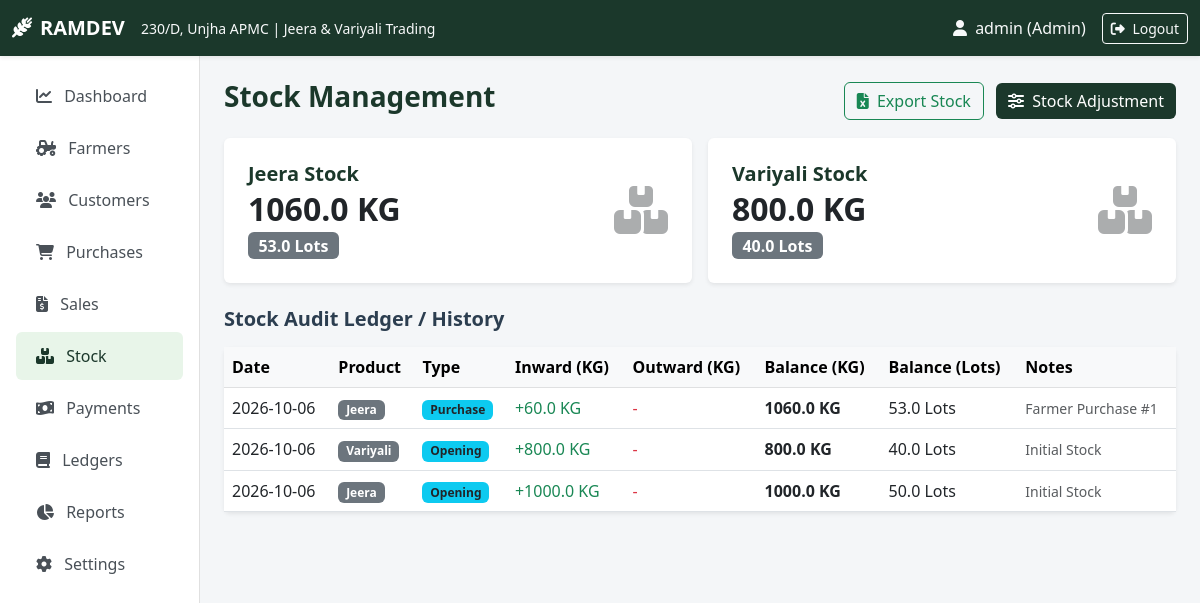
/stock (signed in), run on the app's committed database.
### tables this page shows
CREATE TABLE settings (
            key TEXT PRIMARY KEY,
            value TEXT NOT NULL
        );

CREATE TABLE products (
            id INTEGER PRIMARY KEY AUTOINCREMENT,
            name TEXT UNIQUE NOT NULL,
            stock_kg REAL DEFAULT 0.0,
            opening_stock_kg REAL DEFAULT 0.0
        );

CREATE TABLE stock_transactions (
            id INTEGER PRIMARY KEY AUTOINCREMENT,
            date TEXT NOT NULL,
            product_id INTEGER NOT NULL,
            type TEXT NOT NULL, -- 'Opening', 'Purchase', 'Sale', 'Adjustment'
            ref_id INTEGER,
            inward_kg REAL DEFAULT 0,
            outward_kg REAL DEFAULT 0,
            balance_kg REAL NOT NULL,
            notes TEXT,
            FOREIGN KEY (product_id) REFERENCES products(id)
        );

### app.py (the view, shortened to what this page needs)
@app.route('/stock', methods=['GET', 'POST'])
@login_required
def stock():
    conn = get_db_connection()
    lot_w = get_lot_weight()
    products = conn.execute("SELECT * FROM products").fetchall()
    transactions = conn.execute("""
        SELECT st.*, pr.name as product_name
        FROM stock_transactions st
        JOIN products pr ON st.product_id = pr.id
        ORDER BY st.id DESC LIMIT 100
    """).fetchall()
    conn.close()
    return render_template('stock.html', products=products, transactions=transactions, lot_w=lot_w)

### app.py (called while the page is built)
@app.context_processor
def inject_global_vars():
    business_info = {
        'name': get_setting('business_name', 'RAMDEV'),
        'shop_no': get_setting('shop_no', '230/D'),
        'market': get_setting('market', 'Unjha APMC'),
        'type': get_setting('business_type', 'Jeera & Variyali Trading'),
        'location': get_setting('location', 'Unjha APMC, Gujarat, India'),
        'mobile': get_setting('mobile', ''),
        'email': get_setting('email', ''),
        'gst_no': get_setting('gst_no', ''),
        'lot_weight': get_lot_weight()
    }
    return dict(biz=business_info)

def login_required(f):
    @wraps(f)
    def decorated_function(*args, **kwargs):
        if 'user_id' not in session:
            flash("Please log in to access this page.", "warning")
            return redirect(url_for('login'))
        return f(*args, **kwargs)
    return decorated_function

### database.py (called while the page is built)
def get_db_connection():
    conn = sqlite3.connect(DB_NAME)
    conn.row_factory = sqlite3.Row
    return conn

def get_setting(key, default=""):
    conn = get_db_connection()
    res = conn.execute("SELECT value FROM settings WHERE key = ?", (key,)).fetchone()
    conn.close()
    return res['value'] if res else default

def get_lot_weight():
    try:
        return float(get_setting('lot_weight_kg', '20'))
    except ValueError:
        return 20.0

### templates/stock.html (shortened to what this page needs)
{% extends "base.html" %}
{% block content %}
<div class="d-flex justify-content-between align-items-center mb-3">
    <h3 class="fw-bold text-mandi">Stock Management</h3>
    <div>
        <a href="{{ url_for('export_excel', type_name='stock') }}" class="btn btn-outline-success me-2"><i class="fa-solid fa-file-excel me-1"></i> Export Stock</a>
        {% if session.role == 'Admin' %}
        <button class="btn btn-mandi" data-bs-toggle="modal" data-bs-target="#adjStockModal"><i class="fa-solid fa-sliders me-1"></i> Stock Adjustment</button>
        {% endif %}
    </div>
</div>
<div class="row g-3 mb-4">
    {% for p in products %}
    <div class="col-md-6">
        <div class="card border-0 shadow-sm p-4">
            <div class="d-flex justify-content-between align-items-center">
                <div>
                    <h5 class="fw-bold text-mandi mb-1">{{ p.name }} Stock</h5>
                    <h2 class="fw-bold mb-0">{{ p.stock_kg }} KG</h2>
                    <span class="badge bg-secondary fs-6 mt-1">{{ "%.1f"|format(p.stock_kg / lot_w) }} Lots</span>
                </div>
                <i class="fa-solid fa-boxes-stacked fa-3x text-muted opacity-50"></i>
            </div>
        </div>
    </div>
    {% endfor %}
</div>
<h5 class="fw-bold mb-3">Stock Audit Ledger / History</h5>
<div class="card border-0 shadow-sm">
    <div class="card-body p-0">
        <div class="table-responsive">
            <table class="table table-hover align-middle mb-0">
                <thead class="table-light">
                    <tr><th>Date</th><th>Product</th><th>Type</th><th>Inward (KG)</th><th>Outward (KG)</th><th>Balance (KG)</th><th>Balance (Lots)</th><th>Notes</th></tr>
                </thead>
                <tbody>
                    {% for t in transactions %}
                    <tr>
                        <td>{{ t.date }}</td>
                        <td><span class="badge bg-secondary">{{ t.product_name }}</span></td>
                        <td><span class="badge bg-info text-dark">{{ t.type }}</span></td>
                        <td class="text-success">{% if t.inward_kg > 0 %}+{{ t.inward_kg }} KG{% else %}-{% endif %}</td>
                        <td class="text-danger">{% if t.outward_kg > 0 %}-{{ t.outward_kg }} KG{% else %}-{% endif %}</td>
                        <td class="fw-bold">{{ t.balance_kg }} KG</td>
                        <td>{{ "%.1f"|format(t.balance_kg / lot_w) }} Lots</td>
                        <td><small class="text-muted">{{ t.notes or '-' }}</small></td>
                    </tr>
                    {% else %}
                    <tr><td colspan="8" class="text-center text-muted py-3">No stock transactions found.</td></tr>
                    {% endfor %}
                </tbody>
            </table>
        </div>
    </div>
</div>
{% endblock %}

### templates/base.html (shortened to what this page needs)
<!DOCTYPE html>
<html lang="en">
<head>
    <link href="https://cdn.jsdelivr.net/npm/bootstrap@5.3.0/dist/css/bootstrap.min.css" rel="stylesheet">
    <link rel="stylesheet" href="https://cdnjs.cloudflare.com/ajax/libs/font-awesome/6.4.0/css/all.min.css">
    <link rel="stylesheet" href="{{ url_for('static', filename='style.css') }}">
</head>
<body>
    <nav class="navbar navbar-expand-lg navbar-dark bg-mandi sticky-top shadow-sm no-print">
        <div class="container-fluid">
            <a class="navbar-brand fw-bold" href="{{ url_for('dashboard') }}">
                <i class="fa-solid fa-wheat-awn me-2"></i>{{ biz.name }}
            </a>
            <span class="navbar-text text-light d-none d-md-inline me-auto">
                <small>{{ biz.shop_no }}, {{ biz.market }} | {{ biz.type }}</small>
            </span>
            <div class="d-flex align-items-center">
                {% if session.get('user_id') %}
                <span class="text-light me-3"><i class="fa-solid fa-user me-1"></i> {{ session.username }} ({{ session.role }})</span>
                <a href="{{ url_for('logout') }}" class="btn btn-outline-light btn-sm"><i class="fa-solid fa-right-from-bracket me-1"></i> Logout</a>
                {% endif %}
            </div>
        </div>
    </nav>
    <div class="container-fluid">
        <div class="row">
            {% if session.get('user_id') %}
            <nav class="col-md-3 col-lg-2 d-md-block sidebar collapse p-3 no-print">
                <div class="position-sticky">
                    <ul class="nav flex-column">
                        <li class="nav-item"><a class="nav-link {% if request.endpoint == 'dashboard' %}active{% endif %}" href="{{ url_for('dashboard') }}"><i class="fa-solid fa-chart-line me-2"></i> Dashboard</a></li>
                        <li class="nav-item"><a class="nav-link {% if request.endpoint in ['farmers', 'farmer_details'] %}active{% endif %}" href="{{ url_for('farmers') }}"><i class="fa-solid fa-tractor me-2"></i> Farmers</a></li>
                        <li class="nav-item"><a class="nav-link {% if request.endpoint in ['customers', 'customer_details'] %}active{% endif %}" href="{{ url_for('customers') }}"><i class="fa-solid fa-users me-2"></i> Customers</a></li>
                        <li class="nav-item"><a class="nav-link " href="{{ url_for('purchases') }}"><i class="fa-solid fa-cart-shopping me-2"></i> Purchases</a></li>
                        <li class="nav-item"><a class="nav-link " href="{{ url_for('sales') }}"><i class="fa-solid fa-file-invoice-dollar me-2"></i> Sales</a></li>
                        <li class="nav-item"><a class="nav-link {% if request.endpoint == 'stock' %}active{% endif %}" href="{{ url_for('stock') }}"><i class="fa-solid fa-boxes-stacked me-2"></i> Stock</a></li>
                        <li class="nav-item"><a class="nav-link {% if request.endpoint == 'payments' %}active{% endif %}" href="{{ url_for('payments') }}"><i class="fa-solid fa-money-bill-wave me-2"></i> Payments</a></li>
                        <li class="nav-item"><a class="nav-link {% if request.endpoint == 'ledger' %}active{% endif %}" href="{{ url_for('ledger') }}"><i class="fa-solid fa-book me-2"></i> Ledgers</a></li>
                        <li class="nav-item"><a class="nav-link {% if request.endpoint == 'reports' %}active{% endif %}" href="{{ url_for('reports') }}"><i class="fa-solid fa-chart-pie me-2"></i> Reports</a></li>
                        {% if session.get('role') == 'Admin' %}
                        <li class="nav-item"><a class="nav-link {% if request.endpoint == 'settings' %}active{% endif %}" href="{{ url_for('settings') }}"><i class="fa-solid fa-gear me-2"></i> Settings</a></li>
                        {% endif %}
                    </ul>
                </div>
            </nav>
            <main class="col-md-9 ms-sm-auto col-lg-10 px-md-4 py-4">
            {% else %}
            <main class="col-12 px-md-4 py-4">
            {% endif %}
                {% block content %}{% endblock %}
            </main>
        </div>
    </div>
</body>
</html>

### static/style.css (style rules this page uses)
:root { --primary-color: #1b382b; --primary-hover: #142a20; --secondary-color: #d4a373; --bg-light: #f4f6f8; --text-dark: #2c3e50; --card-shadow: 0 4px 12px rgba(0,0,0,0.05); }
body { font-family: 'Segoe UI', Tahoma, Geneva, Verdana, sans-serif; background-color: var(--bg-light); color: var(--text-dark); }
.bg-mandi { background-color: var(--primary-color) !important; }
.text-mandi { color: var(--primary-color) !important; }
.btn-mandi { background-color: var(--primary-color); color: #fff; border: none; }
.sidebar { min-height: calc(100vh - 56px); background-color: #ffffff; border-right: 1px solid #e0e0e0; }
.sidebar .nav-link { color: #495057; font-weight: 500; padding: 12px 20px; border-radius: 6px; margin-bottom: 4px; }
.sidebar .nav-link:hover, .sidebar .nav-link.active { background-color: #e8f5e9; color: var(--primary-color); }

### data on the page
settings: name "RAMDEV"
settings: shop_no "230/D"
settings: market "Unjha APMC"
settings: type "Jeera & Variyali Trading"
products: name "Jeera", stock_kg "1060.0", p.stock_kg/lot_w "53.0"
products: name "Variyali", stock_kg "800.0", p.stock_kg/lot_w "40.0"
stock_transactions: date "2026-10-06", product_name "Jeera", type "Purchase", inward_kg "60.0", balance_kg "1060.0", t.balance_kg/lot_w "53.0", notes "Farmer Purchase #1"
stock_transactions: date "2026-10-06", product_name "Variyali", type "Opening", inward_kg "800.0", balance_kg "800.0", t.balance_kg/lot_w "40.0", notes "Initial Stock"
stock_transactions: date "2026-10-06", product_name "Jeera", type "Opening", inward_kg "1000.0", balance_kg "1000.0", t.balance_kg/lot_w "50.0", notes "Initial Stock"

### other printed values
{{ session.username }} "admin"
{{ session.role }} "Admin"
